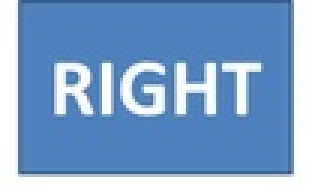
%> input picture Eye direction detection/RIGHT.jpg, 104 x 62 px, shrunk from 430 x 256 before the run (shown 3 times larger)
$ octave eye_direction.m   (GNU Octave 9; MATLAB toolbox functions it lacks are replaced by stand-ins)
%> lines starting %> are read from the running program, lines starting %| are printed output that depends on the picture
right=imread('RIGHT.jpg');
%> right is the input picture: size 62x104x3 uint8; mean R, G, B 122.9, 159.4, 202.5
left=imread('LEFT.jpg');
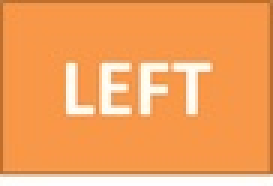
%> input picture Eye direction detection/LEFT.jpg, 91 x 62 px, shrunk from 379 x 256 before the run (shown 3 times larger)
%> left is the input picture: size 62x91x3 uint8; mean R, G, B 244.1, 161.3, 92.6
noface=imread('no_face.jpg');
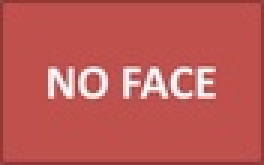
%> input picture Eye direction detection/no_face.jpg, 88 x 55 px, shrunk from 366 x 229 before the run (shown 3 times larger)
%> noface is the input picture: size 55x88x3 uint8; mean R, G, B 190.9, 87.8, 84.2
straight=imread('STRAIGHT.jpg');
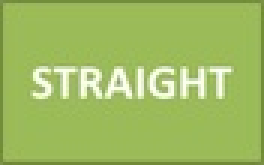
%> input picture Eye direction detection/STRAIGHT.jpg, 88 x 55 px, shrunk from 366 x 229 before the run (shown 3 times larger)
%> straight is the input picture: size 55x88x3 uint8; mean R, G, B 158.6, 187.8, 96.7

detector = vision.CascadeObjectDetector();
detector1 = vision.CascadeObjectDetector('EyePairSmall');

img=imread('71.jpg');
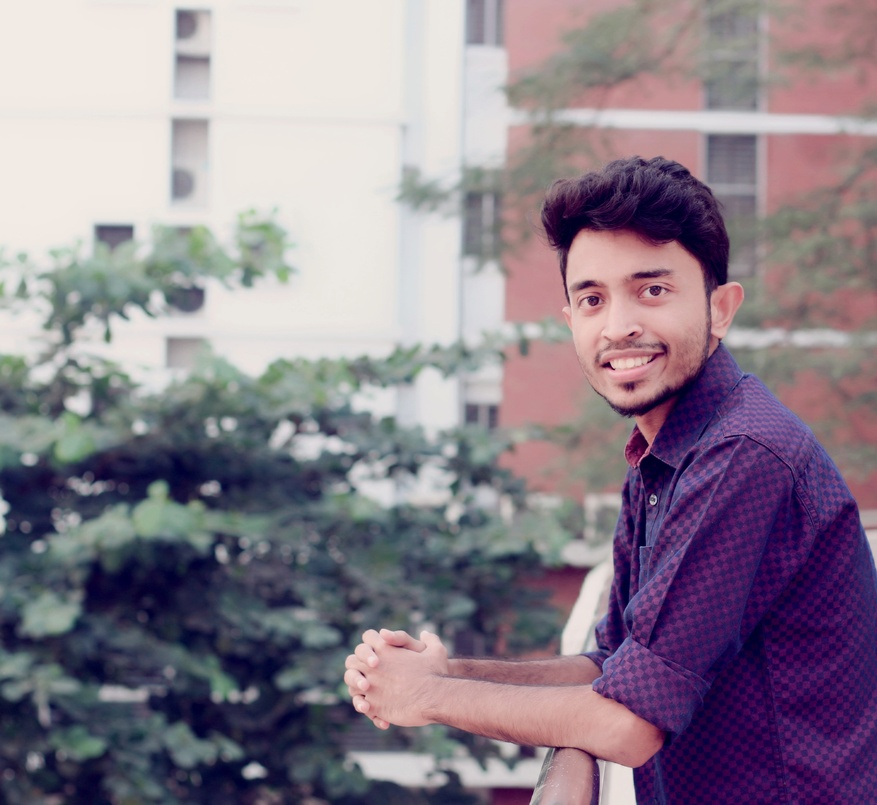
%> input picture Eye direction detection/71.jpg, 877 x 805 px, shrunk from 3642 x 3344 before the run
%> img is the input picture: size 805x877x3 uint8; mean R, G, B 138.6, 127.1, 140
img = rgb2gray(img);
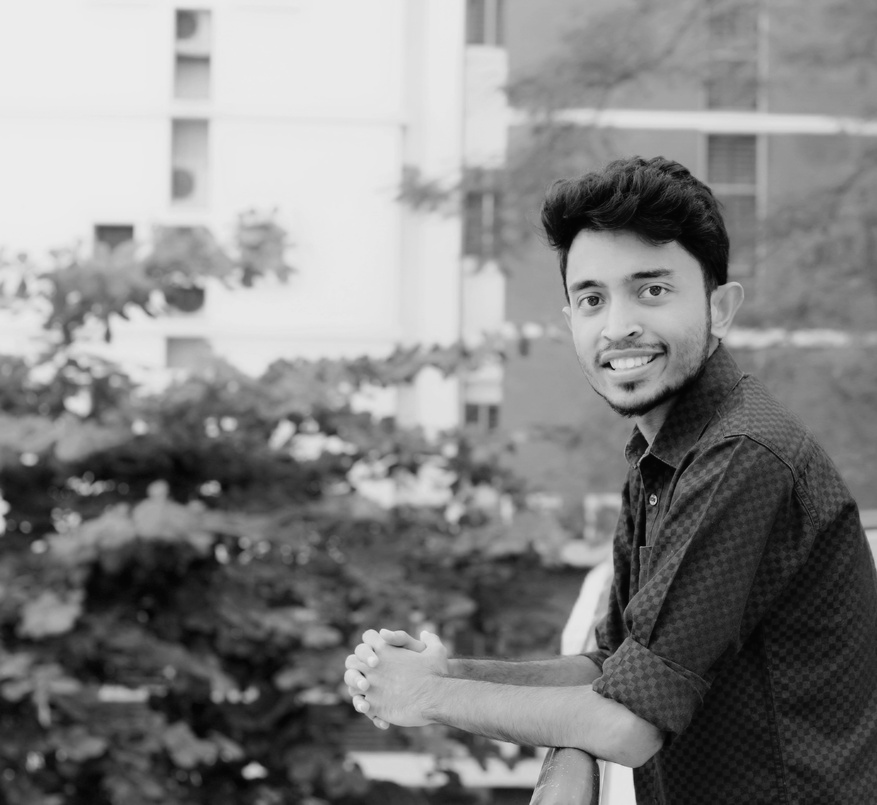
%> img: size 805x877 uint8; min 3, max 237, mean 132

bbox = step(detector, img); % Creating bounding box using detector
%> bbox = [539 231 169 169]

if ~ isempty(bbox)  %if face exists
    biggest_box=1;
    for i=1:rank(bbox) %find the biggest face
        if bbox(i,3)>bbox(biggest_box,3)
            biggest_box=i;
        end
    end
%> this loop made 1 pass
%> after the loop, biggest_box = 1
    faceImage = imcrop(img,bbox(biggest_box,:)); % extract the face from the image
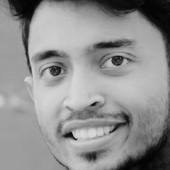
%> faceImage: size 170x170 uint8; min 4, max 219, mean 143.9
%> (the run ends here)
